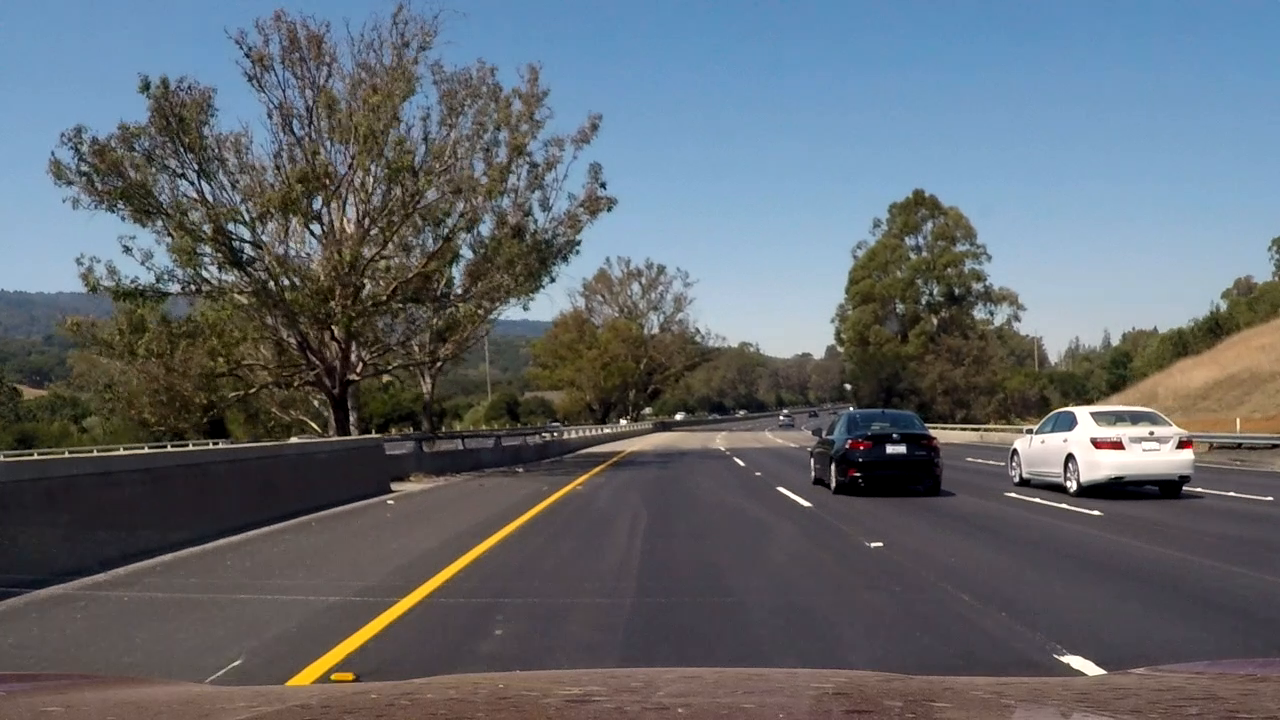
#> input picture frame 3 of Object Detection/test_videos/test_video.mp4, 1280 x 720 px, given in place of challenge_video.mp4, which was not available
$ python video_line_detection.py   (older library calls are emulated)
#> lines starting #> are read from the running program, lines starting #| are printed output that depends on the picture; pictures that were not available may be replaced by others from this repository, and a replacement may not be noted
#> (reads Advanced Lane Detection/CONFIG/calibration.p from the repository)
#> (reads Advanced Lane Detection/CONFIG/distortion.p from the repository)
### Advanced Lane Detection/preprocess.py
import cv2 as cv
import numpy as np
from matplotlib import pyplot as plt

from CONFIG.config import *

# [16 lines left out: function plot_images, not called in this run]

def transform_points(pts: np.ndarray, M: np.ndarray):
    '''
    pts shape: (N, 2)
    '''
    out = M.dot(np.vstack((pts.T, np.ones(pts.shape[0]))))
    out = out[:2, :] / out[2, :]
    return out


# Color Space Selection

# [6 lines left out: function Saturation_thresh, not called in this run]


def L_lab_thresh(img, thresh=(0, 255)):
    lab = cv.cvtColor(img, cv.COLOR_RGB2LAB)
    b = lab[:, :, 0]
    binary_im = np.ones_like(b)
    binary_im[(b >= thresh[0]) & (b <= thresh[1])] = 0
    return binary_im


def B_lab_thresh(img, thresh=(0, 255)):
    lab = cv.cvtColor(img, cv.COLOR_RGB2LAB)
    b = lab[:, :, 2]
    binary_im = np.ones_like(b)
    binary_im[(b >= thresh[0]) & (b <= thresh[1])] = 0
    return binary_im


def luv_thresh(img, thresh=(0, 255)):
    luv = cv.cvtColor(img, cv.COLOR_RGB2LUV)
    v = luv[:, :, 2]
    binary_im = np.ones_like(v)
    binary_im[(v > thresh[0]) & (v < thresh[1])] = 0
    return binary_im


def combined(*images):
    c = np.zeros_like((images[0]))
    for image in images:
        c[image == 1] = 1
    return c

# Histogram of the bottom half of the image to find the lane lines.


def histogram(img):
    return np.sum(img[img.shape[0]//2:, :], axis=0)


# Find the lane pixels using windowing
def find_lane_pixel_windowing(  binary_warped,
                                fit_original_img,
                                nwindows=9,
                                margin=100,
                                minpix=50,
                                Minv: np.ndarray=Minv):
    '''
    Find the lane pixels using windowing
    Args:
        binary_warped: Binary image after applying perspective transform..
        nwindows: number of windows to split the image into.
        margin: width of the windows +/- margin.
        minpix: minimum number of pixels found to recenter the window.
        fit_original_img: If True, the fit will be done in the original image.default: False.

    Returns:
        left_fit: left lane polynomial coefficients at the form [a,b,c] where y = ax^2 + bx + c.
        right_fit: right lane polynomial coefficients at the form [a,b,c] where y = ax^2 + bx + c.
    '''
    out_img = np.dstack((binary_warped, binary_warped, binary_warped))*255

    h = histogram(binary_warped)

    # Starting x position for left and right lane
    midpoint = np.int(h.shape[0]//2)
    leftx_current = np.argmax(h[:midpoint])
    rightx_current = np.argmax(h[midpoint:]) + midpoint

    # We are going to split the image into nwindows,
    # so each will have a height of total height / nwindows
    window_height = np.int(binary_warped.shape[0]//nwindows)

    # Identify all x and y positions of non-zero pixels in the image
    nonzero = binary_warped.nonzero()
    nonzeroy = np.array(nonzero[0])
    nonzerox = np.array(nonzero[1])

    # Create empty lists to receive left and right lane pixel indices in each window
    left_lane_inds = []
    right_lane_inds = []

    # Window sliding
    for window in range(nwindows):
        # Identify the right and left windows
        win_y_low = binary_warped.shape[0] - (window+1)*window_height
        win_y_high = binary_warped.shape[0] - window*window_height

        win_xleft_low = leftx_current - margin
        win_xleft_high = leftx_current + margin

        win_xright_low = rightx_current - margin
        win_xright_high = rightx_current + margin

        # Draw the windows on the visualization image
        cv.rectangle(out_img, (win_xleft_low, win_y_low),
                     (win_xleft_high, win_y_high),   (0, 255, 0), 2)
        cv.rectangle(out_img, (win_xright_low, win_y_low),
                     (win_xright_high, win_y_high), (255, 0, 0), 2)

        # Identify the nonzero pixels in x and y within the window
        good_left_inds = ((nonzeroy >= win_y_low) & (nonzeroy < win_y_high) &
                          (nonzerox >= win_xleft_low) & (nonzerox < win_xleft_high)).nonzero()[0]
        good_right_inds = ((nonzeroy >= win_y_low) & (nonzeroy < win_y_high) &
                           (nonzerox >= win_xright_low) & (nonzerox < win_xright_high)).nonzero()[0]

        # Append these indices to the lists
        left_lane_inds.append(good_left_inds)
        right_lane_inds.append(good_right_inds)

        if len(good_left_inds) > minpix:
            # Calculate the next x center of the left window
            leftx_current = np.int(np.mean(nonzerox[good_left_inds]))

        if len(good_right_inds) > minpix:
            # Calculate the next x center of the right window
            rightx_current = np.int(np.mean(nonzerox[good_right_inds]))

    # Concatenate the arrays of indices of lines pixels
    left_lane_inds = np.concatenate(left_lane_inds)
    right_lane_inds = np.concatenate(right_lane_inds)

    # Extract left and right line pixel positions
    leftx = nonzerox[left_lane_inds]
    lefty = nonzeroy[left_lane_inds]
    rightx = nonzerox[right_lane_inds]
    righty = nonzeroy[right_lane_inds]

    # Fit a second order polynomial to each
    if not fit_original_img:
        left_fit = np.polyfit(lefty, leftx, 2)
        right_fit = np.polyfit(righty, rightx, 2)
    else:
        # Fit new polynomials to x,y in world space
        leftx_ws, lefty_ws = transform_points(
            np.vstack([leftx, lefty]).T, Minv)
        left_fit_ws = np.polyfit(lefty_ws, leftx_ws, 2)

        rightx_ws, righty_ws = transform_points(
            np.vstack([rightx, righty]).T, Minv)
        right_fit_ws = np.polyfit(righty_ws, rightx_ws, 2)

        return left_fit_ws, right_fit_ws

    return left_fit, right_fit, out_img


# We are going to use the previous frame to find the lane lines
# Instead of using the windowing method, we will use a new window,
# the boundaries of this new window is going to be the previous fit - margin , fit + margin
# [88 lines left out: function fit_using_previous_fit, not called in this run]

def draw_lines(img:np.ndarray, left_fit: list, right_fit:list):
    '''
    Draw lines on the image:
    Args:
        img: image to draw on
        left_fit: left line fit at the form of [a,b,c] where y = ax^2 + bx + c
        right_fit: right line fit at the form of [a,b,c] where y = ax^2 + bx + c

    Returns:
        img: image with the lines drawn on it
    '''
    y = np.linspace((img.shape[0]-1)//1.6, (img.shape[0]-1), img.shape[0])
    x_left_fit_o = left_fit[0]*y**2 + left_fit[1]*y + left_fit[2]
    x_right_fit_o = right_fit[0]*y**2 + right_fit[1]*y + right_fit[2]

    left_line_pts = np.array([np.transpose(np.vstack([x_left_fit_o, y]))])
    right_line_pts = np.array(
        [np.flipud(np.transpose(np.vstack([x_right_fit_o, y])))])
    all_pts = np.hstack((left_line_pts, right_line_pts))

    blank = np.zeros_like(img)
    cv.fillPoly(blank, np.int_([all_pts]), (0, 255, 0))
    out_img = cv.addWeighted(img, 1, blank, 0.3, 0)
    cv.polylines(out_img, np.int_([left_line_pts]), False, (0, 255, 0), 5)
    cv.polylines(out_img, np.int_([right_line_pts]), False, (0, 255, 0), 5)

    return out_img

def pipeline(img,
             first_frame=False,
             left_fit=[],
             right_fit=[],
             M:np.ndarray=M,
             Minv:np.ndarray=Minv):
    '''
    Pipeline to process the image and find the lane lines

    Args:
        img: image to process
        first_frame: if True, the image is processed from scratch
        left_fit: left line fit at the form of [a,b,c] where y = ax^2 + bx + c
        right_fit: right line fit at the form of [a,b,c] where y = ax^2 + bx + c

    Returns:
        img: image with the lines drawn on it
        left_fit: left line fit at the form of [a,b,c] where y = ax^2 + bx + c
        right_fit: right line fit at the form of [a,b,c] where y = ax^2 + bx + c

    Raises:
        Exception: if first_frame is False and left_fit and right_fit are None
    '''

    # if (not first_frame & (left_fit) & (right_fit is None)):
    #     raise Exception("first_frame must be True if left_fit and right_fit are None")

    img = cv.cvtColor(img, cv.COLOR_BGR2RGB)

    # undistort image
    img = cv.undistort(img, mtx, dist, None, mtx)

    # prespective transform
    warped_im = cv.warpPerspective(img, M, img.shape[1::-1], flags=cv.INTER_LINEAR)

    # color space thresholding
    # s = Saturation_thresh(warped_im, S_THRESH)
    l = L_lab_thresh(warped_im, L_LAB_THRESH)
    b = B_lab_thresh(warped_im, B_LAB_THRESH)
    v = luv_thresh(warped_im, LUV_THRESH)

    # combine all the thresholded images
    c = combined(l, b, v).astype('uint8')*255
    # find the lane lines
    if (first_frame | (len(left_fit) == 0) | (len(right_fit) == 0)):
        try:
            left_fit, right_fit  = find_lane_pixel_windowing(c, fit_original_img=True, Minv=Minv,
                  **WINDOWING_LINED_DETECTION)
        except:
            return img, c, [], []

    else:
        try:
            left_fit, right_fit = fit_using_previous_fit(c, left_fit, right_fit, fit_original_img=True, **PREVIOUS_FIT)
        except:
            try:
                left_fit, right_fit  = find_lane_pixel_windowing(c, fit_original_img=True, Minv=Minv,
                    **WINDOWING_LINED_DETECTION)
            except:
                left_fit, right_fit = [], []
    # draw the lines on the image
    try:
        img = draw_lines(img, left_fit, right_fit)
    except:
        pass
    return img, c, left_fit, right_fit

# ------- #
# Results :
# ------- #
# [57 lines left out: function preprocess_main, not called in this run]


# [2 lines that do not run on import are left out]

### Advanced Lane Detection/video_line_detection.py
import os
import cv2 as cv
import numpy as np
from preprocess import *
from CONFIG.config import *
import matplotlib.pyplot as plt

src = np.float32([[577,463],[707,463],[244,688],[1059,688]])
dst = np.float32([[244,200],[950,200], [244,700],[950,700]])

M_vid = cv.getPerspectiveTransform(src, dst)
Minv_vid = cv.getPerspectiveTransform(dst, src)


input_video = os.path.join(TEST_VIDEOS_DIR, 'challenge_video.mp4')
output_video = os.path.join(OUTPUT_VIDEOS_DIR, 'project_video.mp4')

cap = cv.VideoCapture(input_video)
fourcc = cv.VideoWriter_fourcc(*'XVID')
out = cv.VideoWriter(output_video, fourcc, 20.0, (1280, 720))

ret, first_frame = cap.read()
#> first_frame is the input picture: shape (720, 1280, 3); mean B, G, R 109.8, 103.2, 97.2
first_frame, c, left_fit, right_fit = pipeline(first_frame, first_frame=True)
#> in find_lane_pixel_windowing, `h = histogram(binary_warped)`: h = 1280 values, max 68340 at index 1201, min 0 at index 5, mean 5432.9
#> in find_lane_pixel_windowing, `leftx_current = np.argmax(h[:midpoint])`: leftx_current = 193
#> in find_lane_pixel_windowing, `rightx_current = np.argmax(h[midpoint:]) + midpoint`: rightx_current = 1201
#> in find_lane_pixel_windowing, `nonzero = binary_warped.nonzero()`: nonzero = 37893 positions, rows 0 to 719, columns 0 to 1246
#> the loop in find_lane_pixel_windowing, `for window in range(nwindows):` made 12 passes
#> (win_xleft_low, win_xleft_high, win_xright_low, win_xright_high, leftx_current, rightx_current) on passes 1 to 4: (93, 293, 1101, 1301, 122, 1183), (22, 222, 1083, 1283, 138, 1187), (38, 238, 1087, 1287, 156, 1196), (56, 256, 1096, 1296, 175, 1202)
#> after the loop in find_lane_pixel_windowing, `for window in range(nwindows):`: left_lane_inds = 12 items
#> in find_lane_pixel_windowing, `right_lane_inds = np.concatenate(right_lane_inds)`: right_lane_inds = 16926 values, max 36852 at index 809, min 12246 at index 16181, mean 24866.1
#> in find_lane_pixel_windowing, `rightx = nonzerox[right_lane_inds]`: rightx = 16926 values, max 1246 at index 16505, min 1150 at index 0, mean 1199
#> in find_lane_pixel_windowing, `righty = nonzeroy[right_lane_inds]`: righty = 16926 values, max 674 at index 795, min 403 at index 16181, mean 542.1
#> in find_lane_pixel_windowing, `left_fit_ws = np.polyfit(lefty_ws, leftx_ws, 2)`: left_fit_ws = [0.000804, -2.28, 1491.2]
#> in find_lane_pixel_windowing, `rightx_ws, righty_ws = transform_points( np.vstack([rightx, righty]).T..`: rightx_ws = 16926 values, max 811.1 at index 730, min 777.8 at index 16313, mean 793.5; righty_ws = 16926 values, max 505.9 at index 679, min 487.6 at index 16182, mean 496.4
#> in find_lane_pixel_windowing, `right_fit_ws = np.polyfit(righty_ws, rightx_ws, 2)`: right_fit_ws = [-0.00179, 3.44, -474.5]
#> in pipeline, `left_fit, right_fit  = find_lane_pixel_windowing(c, fit_original_img=T..`: left_fit = [0.000804, -2.28, 1491.2]; right_fit = [-0.00179, 3.44, -474.5]
#> in draw_lines, `x_left_fit_o = left_fit[0]*y**2 + left_fit[1]*y + left_fit[2]`: x_left_fit_o = 720 values, max 628.2 at index 0, min 265.2 at index 719, mean 437
#> in draw_lines, `x_right_fit_o = right_fit[0]*y**2 + right_fit[1]*y + right_fit[2]`: x_right_fit_o = 720 values from 710.5 to 1076.4
#> in draw_lines, `left_line_pts = np.array([np.transpose(np.vstack([x_left_fit_o, y]))])`: left_line_pts = 720 pairs, first value 265.2 to 628.2, second value 449 to 719
#> in draw_lines, `right_line_pts = np.array( [np.flipud(np.transpose(np.vstack([x_right_..`: right_line_pts = 720 pairs, first value 710.5 to 1076.4, second value 449 to 719
#> in draw_lines, `all_pts = np.hstack((left_line_pts, right_line_pts))`: all_pts = 1440 pairs, first value 265.2 to 1076.4, second value 449 to 719
#> left_fit = [0.000804, -2.28, 1491.2]; right_fit = [-0.00179, 3.44, -474.5]
out.write(first_frame)

cv.imshow('Video', first_frame)
cv.imshow('Binary Combination', c)


while cap.isOpened():
    ret, frame = cap.read()
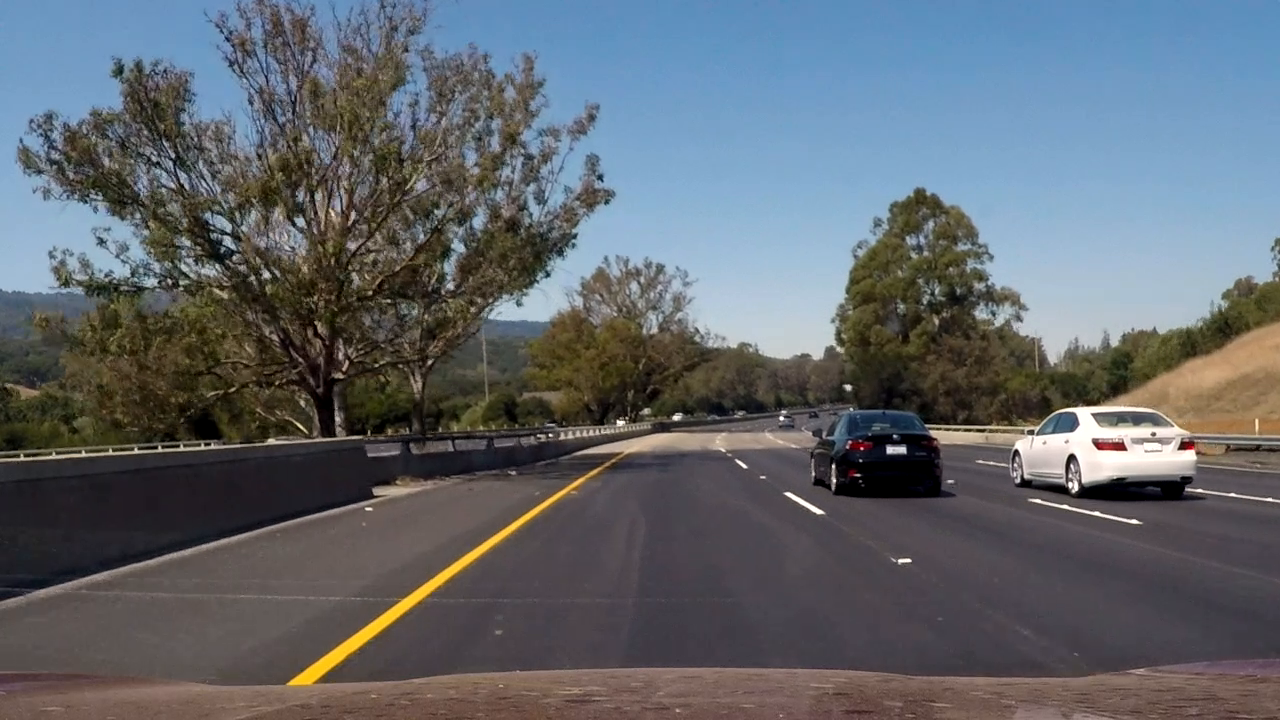
#> input picture frame 4 of Object Detection/test_videos/test_video.mp4, 1280 x 720 px, given in place of challenge_video.mp4, which was not available
#> frame is the input picture: shape (720, 1280, 3); mean B, G, R 108.2, 102.1, 96.6
    if ret:
        frame, combinend, left_fit, right_fit = pipeline(  frame,
                                                first_frame=True,
                                                left_fit=left_fit,
                                                right_fit=right_fit,
                                                M=M_vid,
                                                Minv=Minv_vid)
#> call 2 of find_lane_pixel_windowing, with fit_original_img = True, nwindows = 12, margin = 100, minpix = 50, Minv = array of shape (3, 3)
#> in find_lane_pixel_windowing (call 2), `h = histogram(binary_warped)`: h = 1280 values, max 59415 at index 302, min 0 at index 0, mean 3600.5
#> in find_lane_pixel_windowing (call 2), `leftx_current = np.argmax(h[:midpoint])`: leftx_current = 302
#> in find_lane_pixel_windowing (call 2), `rightx_current = np.argmax(h[midpoint:]) + midpoint`: rightx_current = 1045
#> in find_lane_pixel_windowing (call 2), `nonzero = binary_warped.nonzero()`: nonzero = 32469 positions, rows 0 to 705, columns 270 to 1150
#> the loop in find_lane_pixel_windowing (call 2), `for window in range(nwindows):` made 12 passes
#> (win_xleft_low, win_xleft_high, win_xright_low, win_xright_high, leftx_current, rightx_current) on passes 2, 4, 5, 8: (189, 389, 945, 1145, 296, 1021), (207, 407, 921, 1121, 320, 1042), (220, 420, 942, 1142, 338, 1050), (272, 472, 950, 1150, 387, 1109)
#> after the loop in find_lane_pixel_windowing (call 2), `for window in range(nwindows):`:
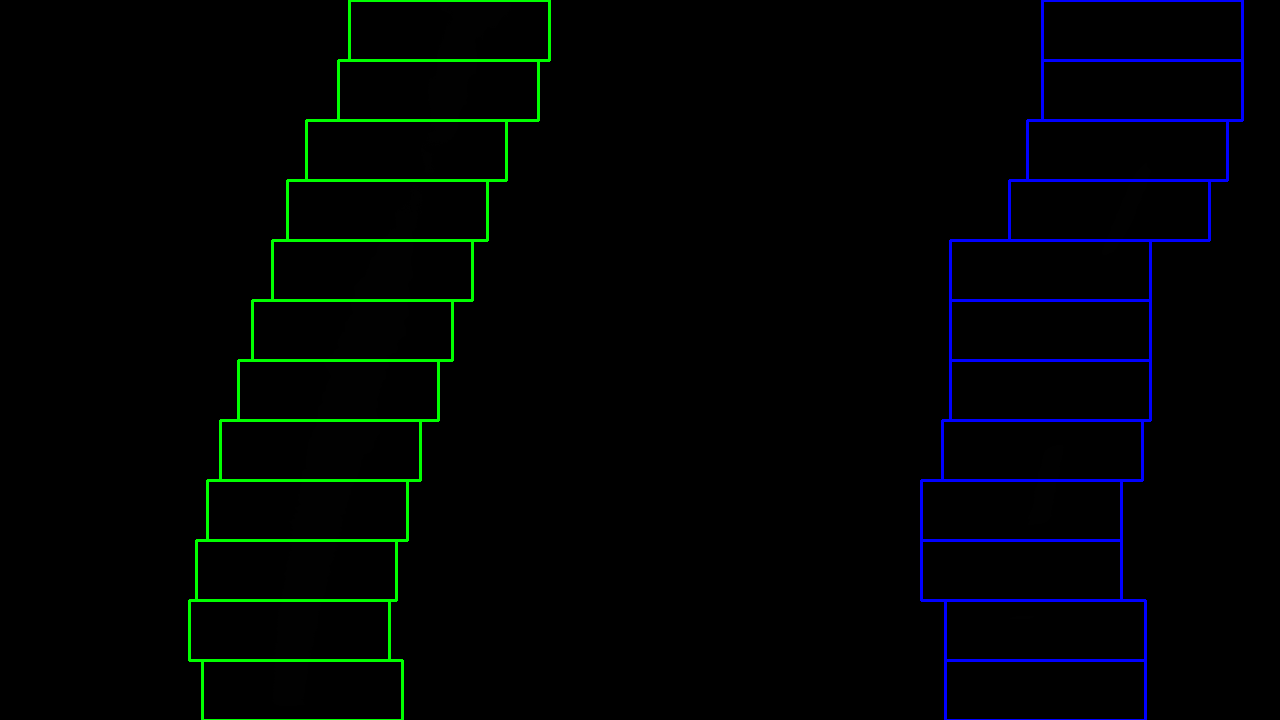
#> out_img: shape (720, 1280, 3); mean of channels 0, 1, 2 3.3, 3.3, 0; drawn as B, G, R
#> after the loop in find_lane_pixel_windowing (call 2), `for window in range(nwindows):`: right_lane_inds = 12 items
#> in find_lane_pixel_windowing (call 2), `right_lane_inds = np.concatenate(right_lane_inds)`: right_lane_inds = 2997 values, max 29475 at index 58, min 5715 at index 2810, mean 15270.1
#> in find_lane_pixel_windowing (call 2), `rightx = nonzerox[right_lane_inds]`: rightx = 2997 values, max 1150 at index 2863, min 1010 at index 39, mean 1083.8
#> in find_lane_pixel_windowing (call 2), `righty = nonzeroy[right_lane_inds]`: righty = 2997 values, max 618 at index 39, min 163 at index 2810, mean 357.2
#> in find_lane_pixel_windowing (call 2), `left_fit_ws = np.polyfit(lefty_ws, leftx_ws, 2)`: left_fit_ws = [0.000655, -2.13, 1455.9]
#> in find_lane_pixel_windowing (call 2), `rightx_ws, righty_ws = transform_points( np.vstack([rightx, righty]).T..`: rightx_ws = 2997 values, max 914.1 at index 38, min 736.7 at index 2878, mean 775.9; righty_ws = 2997 values, max 563.9 at index 39, min 460.5 at index 2810, mean 485.5
#> in find_lane_pixel_windowing (call 2), `right_fit_ws = np.polyfit(righty_ws, rightx_ws, 2)`: right_fit_ws = [0.00156, 0.0747, 370.3]
#> in draw_lines (call 2), `x_left_fit_o = left_fit[0]*y**2 + left_fit[1]*y + left_fit[2]`: x_left_fit_o = 720 values, max 629.3 at index 0, min 259.4 at index 719, mean 436.4
#> in draw_lines (call 2), `x_right_fit_o = right_fit[0]*y**2 + right_fit[1]*y + right_fit[2]`: x_right_fit_o = 720 values from 719.1 to 1232.4
#> in draw_lines (call 2), `left_line_pts = np.array([np.transpose(np.vstack([x_left_fit_o, y]))])`: left_line_pts = 720 pairs, first value 259.4 to 629.3, second value 449 to 719
#> in draw_lines (call 2), `right_line_pts = np.array( [np.flipud(np.transpose(np.vstack([x_right_..`: right_line_pts = 720 pairs, first value 719.1 to 1232.4, second value 449 to 719
#> in draw_lines (call 2), `all_pts = np.hstack((left_line_pts, right_line_pts))`: all_pts = 1440 pairs, first value 259.4 to 1232.4, second value 449 to 719
#> in draw_lines (call 2), `cv.polylines(out_img, np.int_([right_line_pts]), False, (0, 255, 0), 5)`:
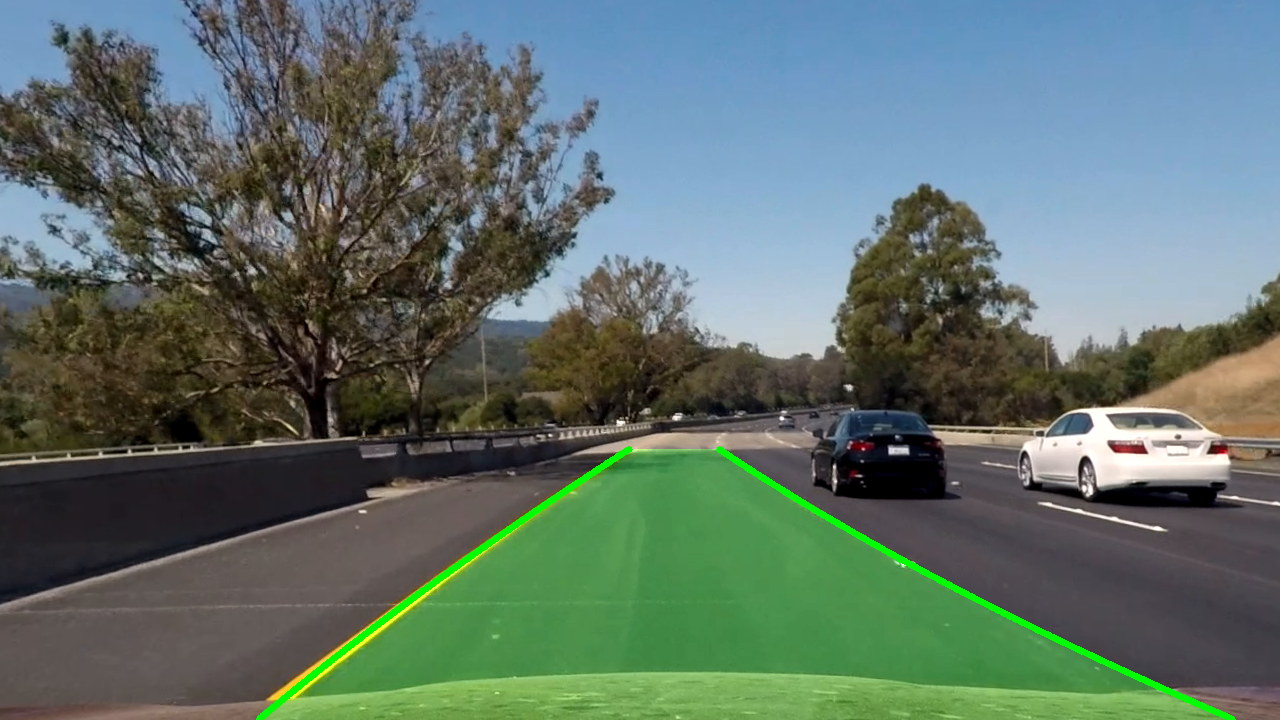
#> out_img: shape (720, 1280, 3); mean R, G, B 94.8, 113.1, 105.3
#> left_fit = [0.000655, -2.13, 1455.9]; right_fit = [0.00156, 0.0747, 370.3]
        out.write(frame)
        cv.imshow('Video', frame)
        cv.imshow('Binary Combination', combinend)

        if cv.waitKey(1)==27:
#> (key Esc is pressed here)
            cap.release()
            cv.destroyAllWindows()
            break
    else:
        break
